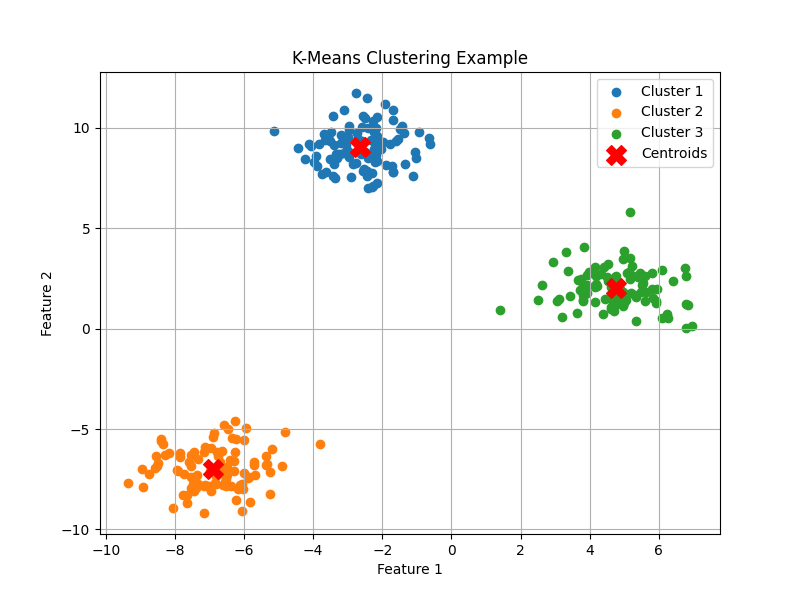

Reproduce this figure in Python.
import matplotlib.pyplot as plt
import numpy as np
from sklearn.cluster import KMeans
from sklearn.datasets import make_blobs

# Generate synthetic dataset with 3 clusters
np.random.seed(42)
X, y = make_blobs(n_samples=300, centers=3, cluster_std=1.0, random_state=42)

# Apply K-Means clustering
kmeans = KMeans(n_clusters=3, random_state=42)
kmeans.fit(X)

# Get cluster centers and labels
centers = kmeans.cluster_centers_
labels = kmeans.labels_

# Plot the clusters
plt.figure(figsize=(8, 6))
for cluster in range(3):
    plt.scatter(
        X[labels == cluster, 0], X[labels == cluster, 1], label=f"Cluster {cluster + 1}"
    )
plt.scatter(centers[:, 0], centers[:, 1], c="red", marker="X", s=200, label="Centroids")
plt.xlabel("Feature 1")
plt.ylabel("Feature 2")
plt.title("K-Means Clustering Example")
plt.legend()
plt.grid(True)
plt.show()
